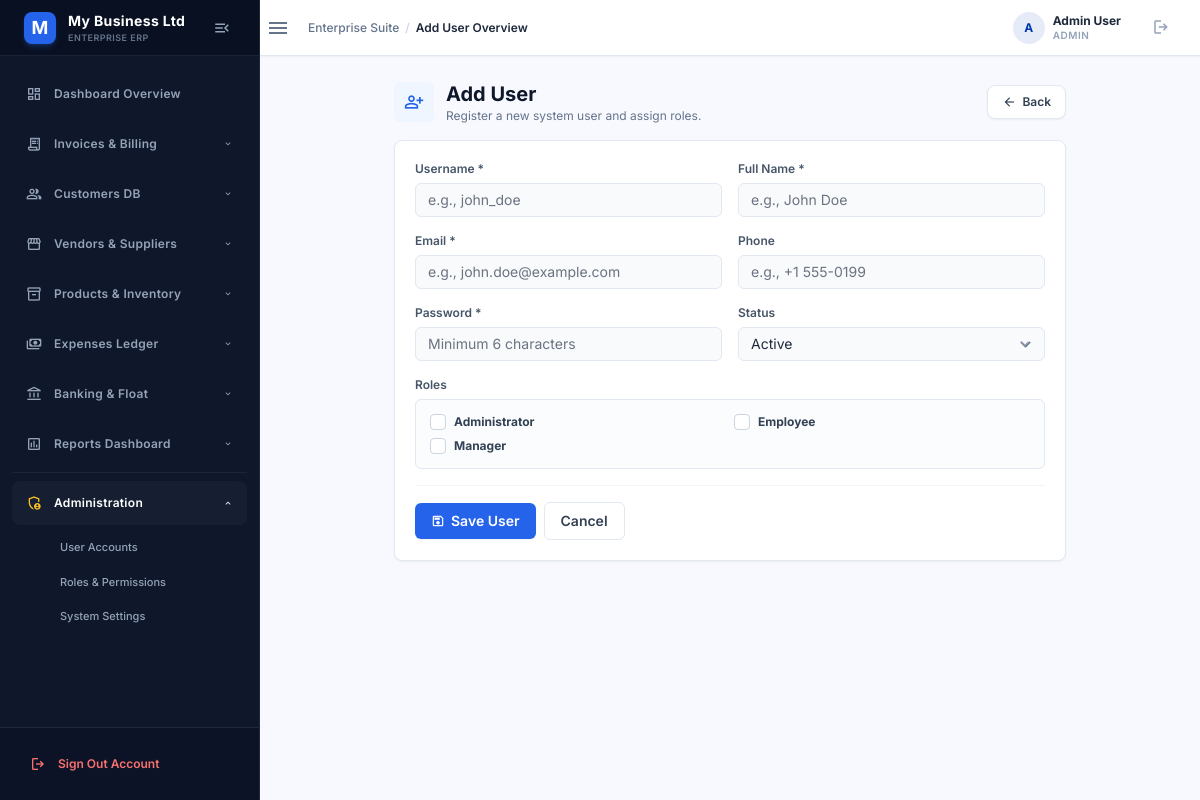
Screenshot of /users/create (signed in) with the database file from the repository.
### tables this page shows
CREATE TABLE `roles` (
  `id` INT AUTO_INCREMENT PRIMARY KEY,
  `name` VARCHAR(50) NOT NULL UNIQUE,
  `display_name` VARCHAR(100) NOT NULL
);

### controllers/UserController.php (called while the page is built, shortened)
<?php
class UserController {
    private $userModel;
    public function __construct() {
        require_once __DIR__ . '/../config/database.php';
        $this->db = getConnection();
        $this->userModel = new User($this->db);
    }
    public function create() {
        $roles = $this->userModel->getAllRoles();
        $title = 'Add User';
        require_once __DIR__ . '/../views/layouts/header.php';
        require_once __DIR__ . '/../views/users/create.php';
        require_once __DIR__ . '/../views/layouts/footer.php';
    }
}

### config/database.php (called while the page is built, shortened)
<?php
function getConnection()
{
        $dsn = "mysql:host=" . DB_HOST . ";dbname=" . DB_NAME . ";charset=" . DB_CHARSET;
        $pdo = new PDO($dsn, DB_USER, DB_PASS);
        $pdo->setAttribute(PDO::ATTR_ERRMODE, PDO::ERRMODE_EXCEPTION);
        $pdo->setAttribute(PDO::ATTR_DEFAULT_FETCH_MODE, PDO::FETCH_ASSOC);
        return $pdo;
}

### models/User.php (called while the page is built, shortened)
<?php
class User
{
    private $db;
    public function __construct($db)
    {
        $this->db = $db;
    }
    public function getAllRoles()
    {
        $sql = "SELECT * FROM roles ORDER BY display_name";
        return $this->db->query($sql)->fetchAll();
    }
}

### views/users/create.php (the view, shortened to what this page needs)
<div class="max-w-2xl mx-auto mb-4 flex items-center justify-between">
    <div class="flex items-center gap-3">
        <div class="h-10 w-10 rounded-md bg-blue-50 flex items-center justify-center text-blue-600 flex-shrink-0">
            <span class="material-symbols-outlined text-xl">person_add</span>
        </div>
        <div>
            <h1 class="text-xl font-bold text-slate-900"><?= $title ?? 'Add User' ?></h1>
            <p class="text-xs text-slate-500">Register a new system user and assign roles.</p>
        </div>
    </div>
    <a href="<?= BASE_URL ?>/users" class="px-3.5 py-1.5 border border-slate-200 rounded-lg text-xs font-semibold text-slate-700 bg-white hover:bg-slate-50 transition-all flex items-center gap-1.5 shadow-sm">
        <span class="material-symbols-outlined text-sm">arrow_back</span>
        <span>Back</span>
    </a>
</div>
<div class="max-w-2xl mx-auto bg-white p-5 rounded-lg border border-slate-200 shadow-sm">
    <form id="userForm" class="space-y-4">
        <div class="grid grid-cols-1 md:grid-cols-2 gap-4">
            <div class="space-y-1.5">
                <label class="block text-xs font-semibold text-slate-600">Username *</label>
                <input type="text" name="username" class="w-full bg-slate-50 border border-slate-200 rounded-md py-1.5 px-3 text-sm text-slate-800 focus:ring-2 focus:ring-blue-500/20 focus:border-blue-500 outline-none transition-all" required placeholder="e.g., john_doe">
            </div>
            <div class="space-y-1.5">
                <label class="block text-xs font-semibold text-slate-600">Full Name *</label>
                <input type="text" name="full_name" class="w-full bg-slate-50 border border-slate-200 rounded-md py-1.5 px-3 text-sm text-slate-800 focus:ring-2 focus:ring-blue-500/20 focus:border-blue-500 outline-none transition-all" required placeholder="e.g., John Doe">
            </div>
            <div class="space-y-1.5">
                <label class="block text-xs font-semibold text-slate-600">Email *</label>
                <input type="email" name="email" class="w-full bg-slate-50 border border-slate-200 rounded-md py-1.5 px-3 text-sm text-slate-800 focus:ring-2 focus:ring-blue-500/20 focus:border-blue-500 outline-none transition-all" required placeholder="e.g., john.doe@example.com">
            </div>
            <div class="space-y-1.5">
                <label class="block text-xs font-semibold text-slate-600">Phone</label>
                <input type="text" name="phone" class="w-full bg-slate-50 border border-slate-200 rounded-md py-1.5 px-3 text-sm text-slate-800 focus:ring-2 focus:ring-blue-500/20 focus:border-blue-500 outline-none transition-all" placeholder="e.g., +1 555-0199">
            </div>
            <div class="space-y-1.5">
                <label class="block text-xs font-semibold text-slate-600">Password *</label>
                <input type="password" name="password" class="w-full bg-slate-50 border border-slate-200 rounded-md py-1.5 px-3 text-sm text-slate-800 focus:ring-2 focus:ring-blue-500/20 focus:border-blue-500 outline-none transition-all" required placeholder="Minimum 6 characters">
            </div>
            <div class="space-y-1.5">
                <label class="block text-xs font-semibold text-slate-600">Status</label>
                <div class="relative">
                    <select name="is_active" class="w-full bg-slate-50 border border-slate-200 rounded-md py-1.5 pl-3 pr-8 text-sm text-slate-800 focus:ring-2 focus:ring-blue-500/20 focus:border-blue-500 outline-none transition-all appearance-none">
                        <option value="1">Active</option>
                    </select>
                </div>
            </div>
        </div>
        <div class="space-y-1.5">
            <label class="block text-xs font-semibold text-slate-600">Roles</label>
            <div class="border border-slate-200 rounded-md p-3.5 bg-slate-50/50 grid grid-cols-1 sm:grid-cols-2 gap-2">
                <?php foreach ($roles as $role): ?>
                <div class="flex items-center gap-2">
                    <input type="checkbox" name="roles[]" value="<?= $role['id'] ?>" class="rounded border-slate-300 text-blue-600 focus:ring-blue-500/20 focus:ring-2" id="role_<?= $role['id'] ?>">
                    <label class="text-xs font-medium text-slate-700 cursor-pointer" for="role_<?= $role['id'] ?>">
                        <strong><?= htmlspecialchars($role['display_name']) ?></strong>
                    </label>
                </div>
                <?php endforeach; ?>
            </div>
        </div>
        <div class="border-t border-slate-100 my-4"></div>
        <div class="flex items-center gap-2">
            <button type="submit" class="px-4 py-2 bg-blue-600 hover:bg-blue-700 text-white rounded-md text-sm font-semibold transition-all shadow-sm flex items-center gap-1.5">
                <span class="material-symbols-outlined text-sm">save</span>
                <span>Save User</span>
            </button>
            <a href="<?= BASE_URL ?>/users" class="px-4 py-2 border border-slate-200 hover:bg-slate-50 text-slate-700 rounded-md text-sm font-semibold text-center transition-all">Cancel</a>
        </div>
    </form>
</div>

### views/layouts/header.php (style rules this page uses)
.material-symbols-outlined { font-variation-settings: 'FILL' 0, 'wght' 400, 'GRAD' 0, 'opsz' 24; display: inline-block; line-height: 1; text-transform: none; letter-spacing: normal; word-wrap: normal; white-space: nowrap; direction: ltr; }
body { font-family: 'Inter', sans-serif; background-color: #F1F5F9; visibility: hidden; opacity: 0; }

### rows the page displays
roles: display_name "Administrator"
roles: display_name "Employee"
roles: display_name "Manager"

### other values shown
substr($companyName, 0, 1) "M"
$companyName "My Business Ltd"
$title "Add User"
substr($_SESSION['full_name'] ?? $_SESSION['username'] ?? 'U', 0, 1) "A"
$_SESSION['full_name'] "Admin User"
$_SESSION['role'] "ADMIN"
